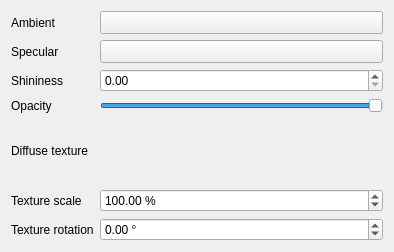
<?xml version="1.0" encoding="UTF-8"?>
<ui version="4.0">
 <class>PhongTexturedMaterialWidgetBase</class>
 <widget class="QWidget" name="PhongTexturedMaterialWidgetBase">
  <property name="geometry">
   <rect>
    <x>0</x>
    <y>0</y>
    <width>394</width>
    <height>252</height>
   </rect>
  </property>
  <property name="windowTitle">
   <string notr="true">Form</string>
  </property>
  <layout class="QGridLayout" name="gridLayout">
   <item row="5" column="1">
    <widget class="QgsDoubleSpinBox" name="textureScaleSpinBox">
     <property name="suffix">
      <string> %</string>
     </property>
     <property name="minimum">
      <double>0.010000000000000</double>
     </property>
     <property name="maximum">
      <double>100000.000000000000000</double>
     </property>
     <property name="singleStep">
      <double>1.000000000000000</double>
     </property>
     <property name="value">
      <double>100.000000000000000</double>
     </property>
    </widget>
   </item>
   <item row="2" column="1">
    <widget class="QgsDoubleSpinBox" name="spinShininess">
     <property name="maximum">
      <double>1000.000000000000000</double>
     </property>
    </widget>
   </item>
   <item row="1" column="1">
    <widget class="QgsColorButton" name="btnSpecular">
     <property name="sizePolicy">
      <sizepolicy hsizetype="Expanding" vsizetype="Fixed">
       <horstretch>0</horstretch>
       <verstretch>0</verstretch>
      </sizepolicy>
     </property>
     <property name="minimumSize">
      <size>
       <width>120</width>
       <height>0</height>
      </size>
     </property>
    </widget>
   </item>
   <item row="4" column="1">
    <widget class="QgsImageSourceLineEdit" name="textureFile" native="true"/>
   </item>
   <item row="1" column="0">
    <widget class="QLabel" name="lblSpecular">
     <property name="toolTip">
      <string>Color of light reflecting from smooth surfaces.</string>
     </property>
     <property name="text">
      <string>Specular</string>
     </property>
    </widget>
   </item>
   <item row="6" column="0">
    <widget class="QLabel" name="lblTextureRotation">
     <property name="text">
      <string>Texture rotation</string>
     </property>
    </widget>
   </item>
   <item row="0" column="0">
    <widget class="QLabel" name="lblAmbient">
     <property name="toolTip">
      <string>Color of light that is scattered around the entire scene.</string>
     </property>
     <property name="text">
      <string>Ambient</string>
     </property>
    </widget>
   </item>
   <item row="5" column="0">
    <widget class="QLabel" name="lblTextureScale">
     <property name="text">
      <string>Texture scale</string>
     </property>
    </widget>
   </item>
   <item row="2" column="0">
    <widget class="QLabel" name="lblShininess">
     <property name="toolTip">
      <string>How shiny smooth surfaces are.</string>
     </property>
     <property name="text">
      <string>Shininess</string>
     </property>
    </widget>
   </item>
   <item row="0" column="1">
    <widget class="QgsColorButton" name="btnAmbient">
     <property name="sizePolicy">
      <sizepolicy hsizetype="Expanding" vsizetype="Fixed">
       <horstretch>0</horstretch>
       <verstretch>0</verstretch>
      </sizepolicy>
     </property>
     <property name="minimumSize">
      <size>
       <width>120</width>
       <height>0</height>
      </size>
     </property>
    </widget>
   </item>
   <item row="4" column="0">
    <widget class="QLabel" name="lblTextureScale_2">
     <property name="text">
      <string>Diffuse texture</string>
     </property>
    </widget>
   </item>
   <item row="6" column="1">
    <widget class="QgsDoubleSpinBox" name="textureRotationSpinBox">
     <property name="suffix">
      <string> °</string>
     </property>
     <property name="minimum">
      <double>-360.000000000000000</double>
     </property>
     <property name="maximum">
      <double>360.000000000000000</double>
     </property>
     <property name="singleStep">
      <double>0.500000000000000</double>
     </property>
    </widget>
   </item>
   <item row="3" column="0">
    <widget class="QLabel" name="lblOpacity">
     <property name="text">
      <string>Opacity</string>
     </property>
    </widget>
   </item>
   <item row="3" column="1">
    <widget class="QSlider" name="mOpacitySlider">
     <property name="maximum">
      <number>100</number>
     </property>
     <property name="value">
      <number>100</number>
     </property>
     <property name="orientation">
      <enum>Qt::Horizontal</enum>
     </property>
    </widget>
   </item>
  </layout>
 </widget>
 <customwidgets>
  <customwidget>
   <class>QgsDoubleSpinBox</class>
   <extends>QDoubleSpinBox</extends>
   <header>qgsdoublespinbox.h</header>
  </customwidget>
  <customwidget>
   <class>QgsColorButton</class>
   <extends>QToolButton</extends>
   <header>qgscolorbutton.h</header>
   <container>1</container>
  </customwidget>
  <customwidget>
   <class>QgsImageSourceLineEdit</class>
   <extends>QWidget</extends>
   <header>qgsfilecontentsourcelineedit.h</header>
   <container>1</container>
  </customwidget>
 </customwidgets>
 <tabstops>
  <tabstop>btnAmbient</tabstop>
  <tabstop>btnSpecular</tabstop>
  <tabstop>spinShininess</tabstop>
  <tabstop>textureScaleSpinBox</tabstop>
  <tabstop>textureRotationSpinBox</tabstop>
 </tabstops>
 <resources/>
 <connections/>
</ui>
